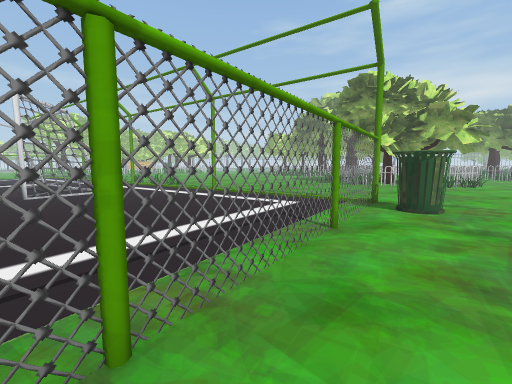
view 1 (above)

24 first-person views from a walk through a Unity game level. The camera is 1.4 m above the floor, tilts 6° down and sees 90° across. The floor is counted in squares, 1 m on a side. Each view is taken from the middle of a square. On the plan, view 1 faces up. The plan holds only what a view shows up to about 13 squares ahead; the rest is blank. The place goes on beyond the plan. The player character is not drawn. Some surface patterns are stand-ins.

view 2
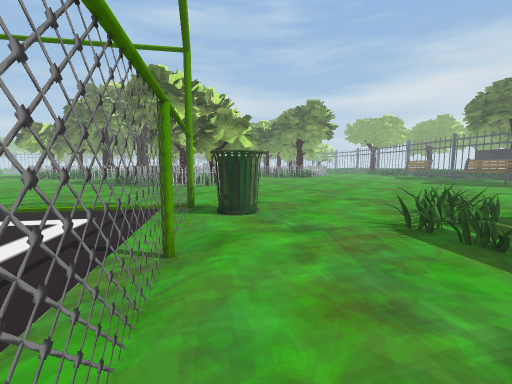

view 3
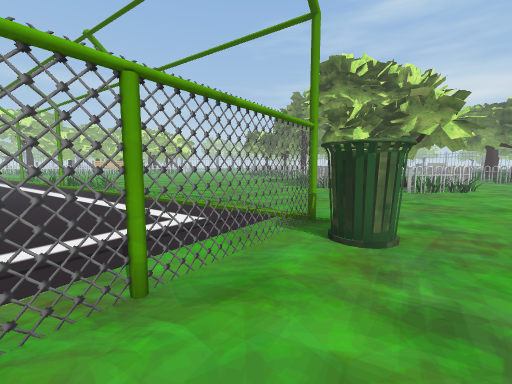

view 4
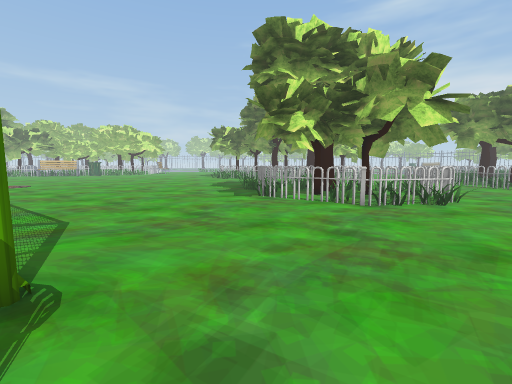

view 5
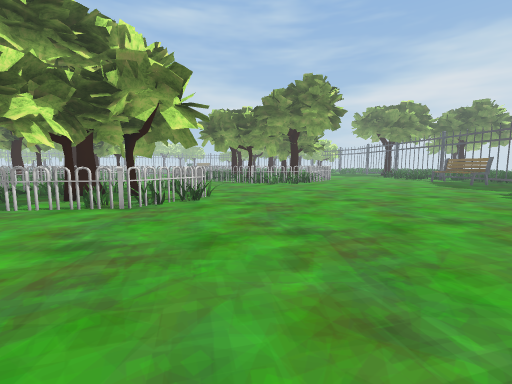

view 6
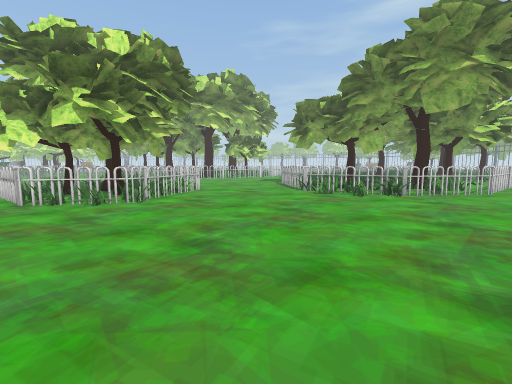

view 7
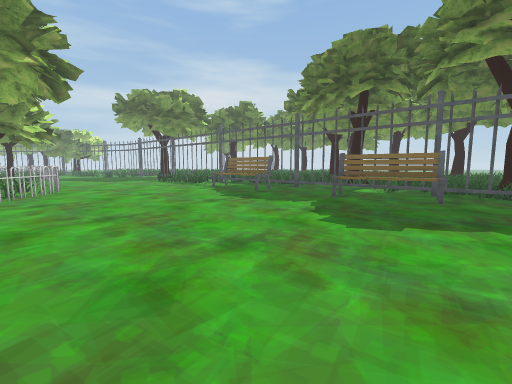

view 8
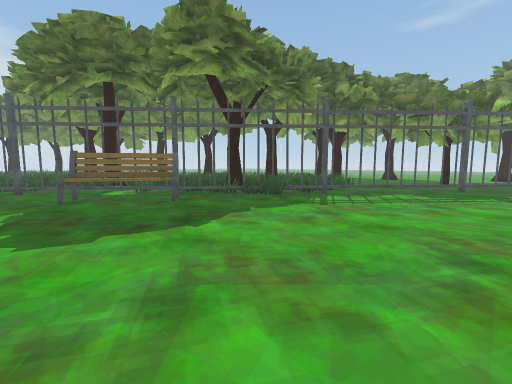

view 9
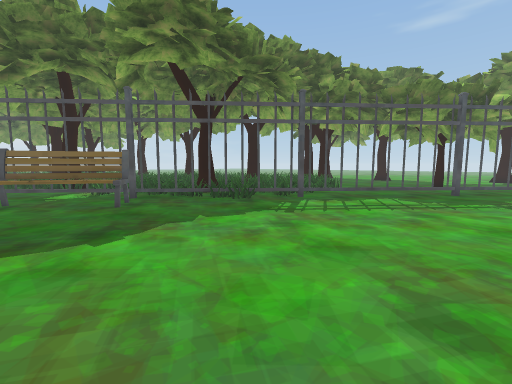

view 10
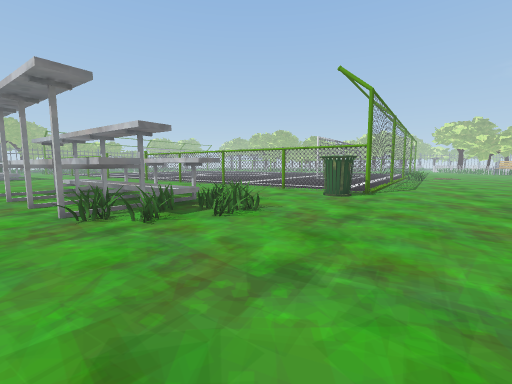

view 11
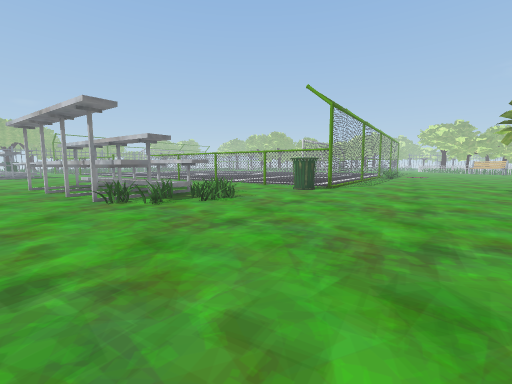

view 12
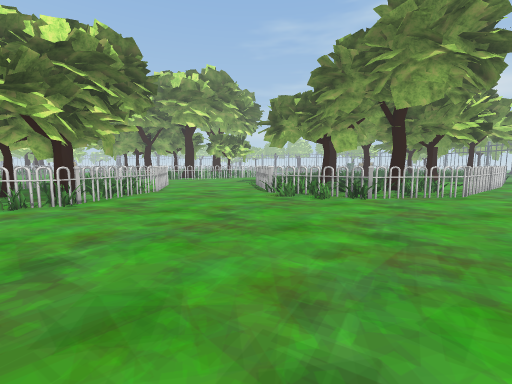

view 13
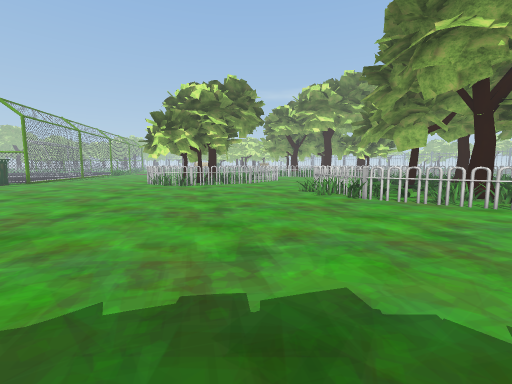

view 14
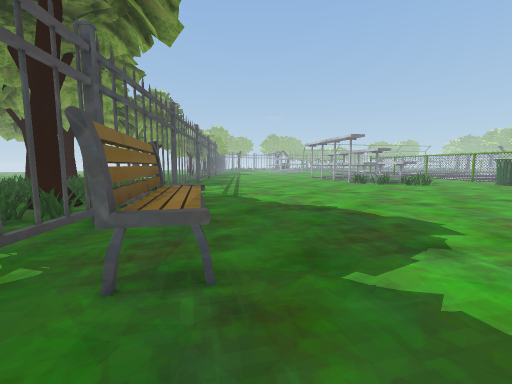

view 15
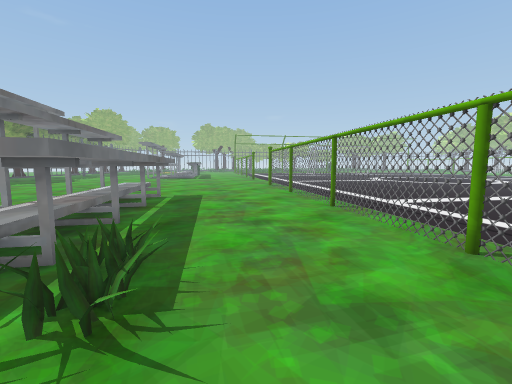

view 16
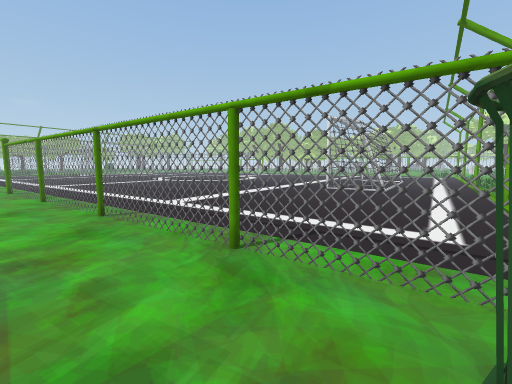

view 17
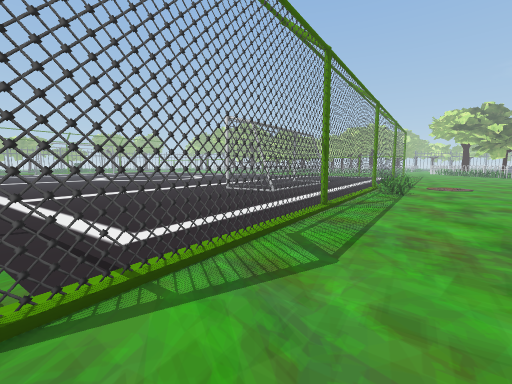

view 18
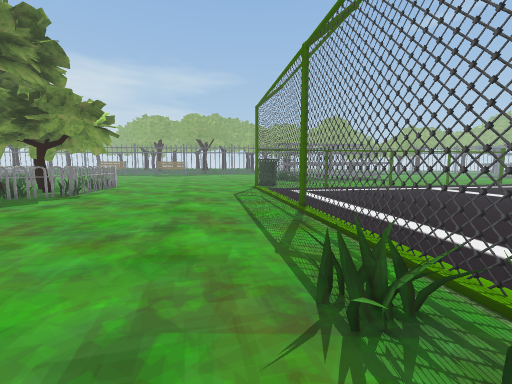

view 19
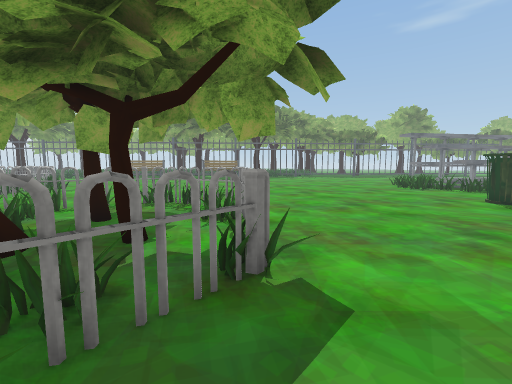

view 20
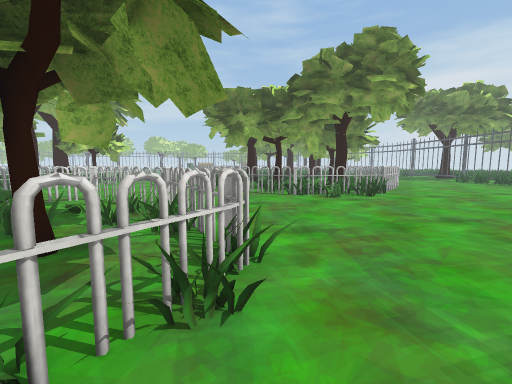

view 21
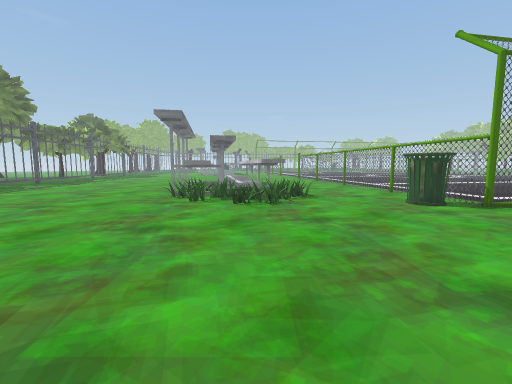

view 22
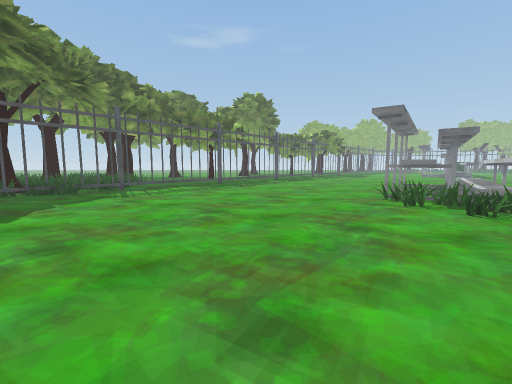

view 23
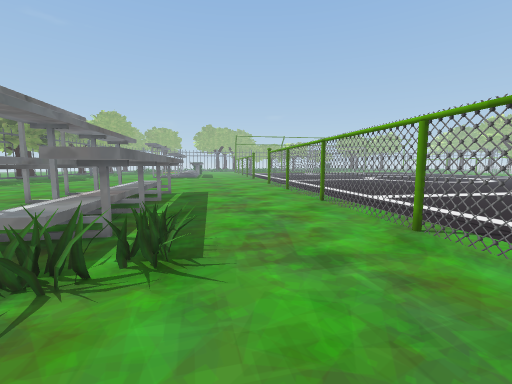

view 24
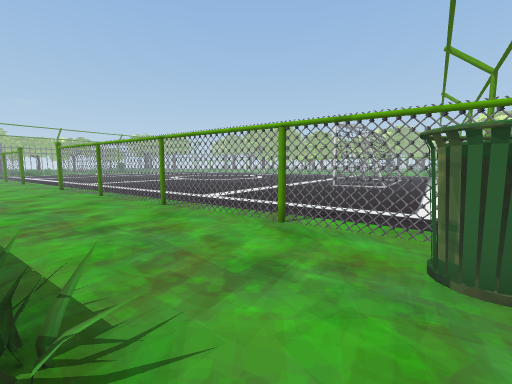

### Floor plan
Points are (right, up) in squares from view 1. A wall is a line through its corners. A room is listed if a view was taken in it or the views show most of it. See-through windows are left out.
Room 1 (views 1, 2, 3, 4, 5, 6, 7, 8, 9, 10, 11, 12, 13, 14, 15, 16, 17, 18, 19, 20, 21, 22, 23, 24)
walls: (13.3, 16.1) (12.7, 16.3); (12.4, 16) (11.9, 15.8); (13.6, 16.2) (13.2, 16.4); (14, 16.3) (12.7, 16.2); (11.8, 16) (11, 15.6) (7.5, 18.2); (13.9, 16.4) (13.5, 16.5); (14.4, 16.5) (14.1, 16.5); (14.4, 16.5) (10.9, 15.6); (10.3, 16) (10, 16.6); (9.5, 16.5) (9.2, 17.3) (8.5, 17.4); (9.6, 16.8) (9.1, 16.7); (14.7, 18.1) (14.8, 17.7) (14.5, 17.6); (7.6, 1.9) (6.7, 0.6); (9.3, 0.6) (10.3, -0.1) (7.2, -4.5); (7.6, 0.8) (10.5, -1.2); (6.2, 1.8) (7.5, 0.9); (15.4, 19.9) (14.5, 16.6); (7.2, 18.5) (7.1, 21.1); (7.4, 19.4) (7.1, 19.7) (7.2, 20.5); (7.4, 20) (7, 20.4) (7.4, 20.9); (7, 19.8) (7.3, 20.3); (8.1, -2.7) (9, -3.3); (22.6, 20.8) (21.9, 20.8); (25.8, 18.5) (21.6, 21.2); (27, -0.4) (27.5, 0); (26.6, -1) (27, -0.5); (27.5, 0.1) (28.5, 1.2); (28.5, 1.3) (29.5, 2.3); (23.4, -4.5) (26.5, -1.1); (29.5, 2.4) (30.5, 3.5); (2.3, -3.7) (6.6, 2.6) (8.5, 1.2); (28.5, 19.1) (28, 18.6); (29.8, 19) (29.4, 19.2)
glass walls: (1.7, 5.6) (-3.7, -2.1); (-3.8, -2.3) (-5.4, -4.5); (-7.1, 17.5) (4.4, 9.5) (1.8, 5.7)
low walls: (11.3, 15.7) (10.8, 15.8); (14.5, 16.6) (14, 16.4); (8.2, 0.9) (7.5, -0.1); (24.2, 19.8) (23.5, 20); (24.8, -2.4) (25.3, -2.3); (3.8, -3.4) (7.6, 1.9); (3.1, -4.5) (3.8, -3.5); (29.8, 19.1) (25.8, 18.5)
ways out: gap at (12, 16) to room 2; gap at (14, 17) to room 2; gap at (15, 19.5) to room 2; gap at (7, 21); gap at (24, 20); gap at (28.5, 19)
objects: bin (4, 7) to (6, 8); bench (26, 2) to (29, 6)
Room 2 (no view inside)
walls: (15, 18.4) (14.8, 19); (14.8, 17.4) (14.6, 18.1); (14.4, 16.6) (14.5, 17.7); (14.3, 16.4) (15.3, 20.2); (15.3, 19.2) (14.9, 20); (15.5, 20.2) (15.2, 20.8); (15.7, 20.8) (15.4, 21.3)
low walls: (11.3, 15.8) (14.1, 16.5) (14.5, 17)
ways out: gap at (12, 16) to room 1; gap at (14, 17) to room 1; gap at (15, 19.5) to room 1; gap at (12, 20)
objects: tree (10, 19) to (10, 20); tree (11, 21); tree (12, 19)
Room 3 (no view inside)
walls: (4.7, -3.5) (6.2, -4.5); (5.9, -4.4) (8, -1.4); (5.7, -0.8) (4.3, -2.7)
low walls: (5.5, -3) (4.6, -4.2); (6.5, -1.6) (5.8, -2.5)
Room 4 (no view inside)
walls: (6.1, -1.3) (8, -2.6); (6.7, 0.6) (5.7, -0.8)
low walls: (7.4, -0.3) (6.6, -1.5)

Positions as (right, up) in squares from view 1, and headings:
1: (0, 0), facing up
2: (0, 2), facing up-right
3: (3, 3), facing up
4: (7, 7), facing up
5: (8, 7), facing up-right
6: (19, 7), facing up
7: (17, 9), facing right
8: (17, 7), facing down-right
9: (17, 5), facing down-right
10: (17, 4), facing left
11: (20, 5), facing left
12: (21, 8), facing up
13: (30, 8), facing up-left
14: (30, 8), facing down-left
15: (7, 6), facing down-left
16: (6, 6), facing left
17: (6, 12), facing left
18: (-7, 21), facing down-right
19: (5, 21), facing down-right
20: (12, 14), facing up-right
21: (16, 10), facing down-left
22: (16, 10), facing down
23: (8, 7), facing down-left
24: (8, 5), facing left
